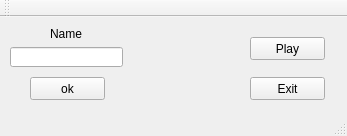
<?xml version="1.0" encoding="UTF-8"?>
<ui version="4.0">
 <class>MainWindow</class>
 <widget class="QMainWindow" name="MainWindow">
  <property name="geometry">
   <rect>
    <x>0</x>
    <y>0</y>
    <width>347</width>
    <height>136</height>
   </rect>
  </property>
  <property name="windowTitle">
   <string>MainWindow</string>
  </property>
  <widget class="QWidget" name="centralWidget">
   <widget class="QPushButton" name="setName_ok">
    <property name="geometry">
     <rect>
      <x>30</x>
      <y>60</y>
      <width>75</width>
      <height>23</height>
     </rect>
    </property>
    <property name="text">
     <string>ok</string>
    </property>
   </widget>
   <widget class="QLineEdit" name="name_txt">
    <property name="geometry">
     <rect>
      <x>10</x>
      <y>30</y>
      <width>113</width>
      <height>20</height>
     </rect>
    </property>
   </widget>
   <widget class="QPushButton" name="play_btn">
    <property name="geometry">
     <rect>
      <x>250</x>
      <y>20</y>
      <width>75</width>
      <height>23</height>
     </rect>
    </property>
    <property name="text">
     <string>Play</string>
    </property>
   </widget>
   <widget class="QPushButton" name="exit_btn">
    <property name="geometry">
     <rect>
      <x>250</x>
      <y>60</y>
      <width>75</width>
      <height>23</height>
     </rect>
    </property>
    <property name="text">
     <string>Exit</string>
    </property>
   </widget>
   <widget class="QLabel" name="label">
    <property name="geometry">
     <rect>
      <x>50</x>
      <y>10</y>
      <width>47</width>
      <height>13</height>
     </rect>
    </property>
    <property name="text">
     <string>Name</string>
    </property>
   </widget>
  </widget>
  <widget class="QMenuBar" name="menuBar">
   <property name="geometry">
    <rect>
     <x>0</x>
     <y>0</y>
     <width>347</width>
     <height>21</height>
    </rect>
   </property>
  </widget>
  <widget class="QToolBar" name="mainToolBar">
   <attribute name="toolBarArea">
    <enum>TopToolBarArea</enum>
   </attribute>
   <attribute name="toolBarBreak">
    <bool>false</bool>
   </attribute>
  </widget>
  <widget class="QStatusBar" name="statusBar"/>
 </widget>
 <layoutdefault spacing="6" margin="11"/>
 <resources/>
 <connections/>
</ui>
